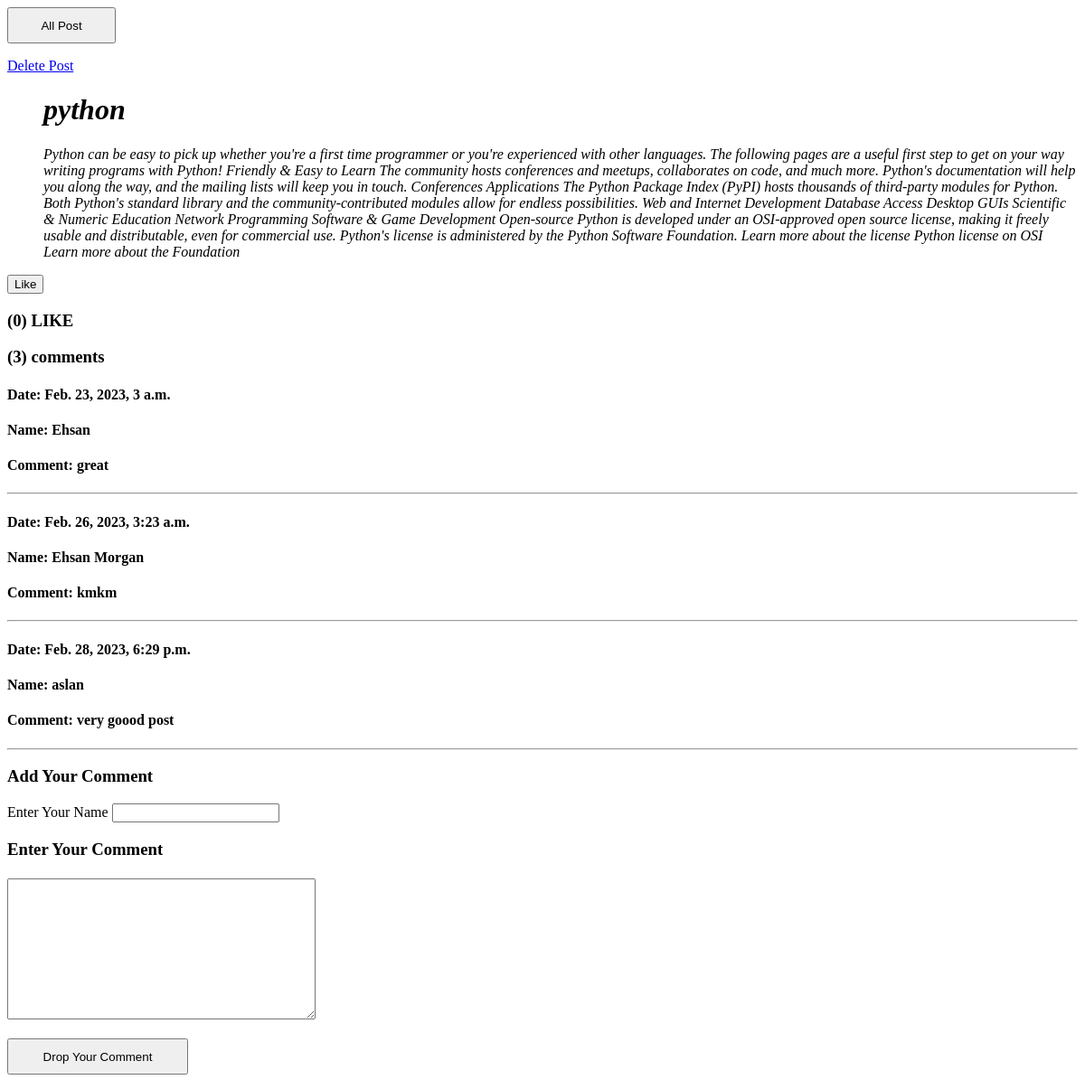
The page /allposts/python/post_detail on the database as committed earlier.
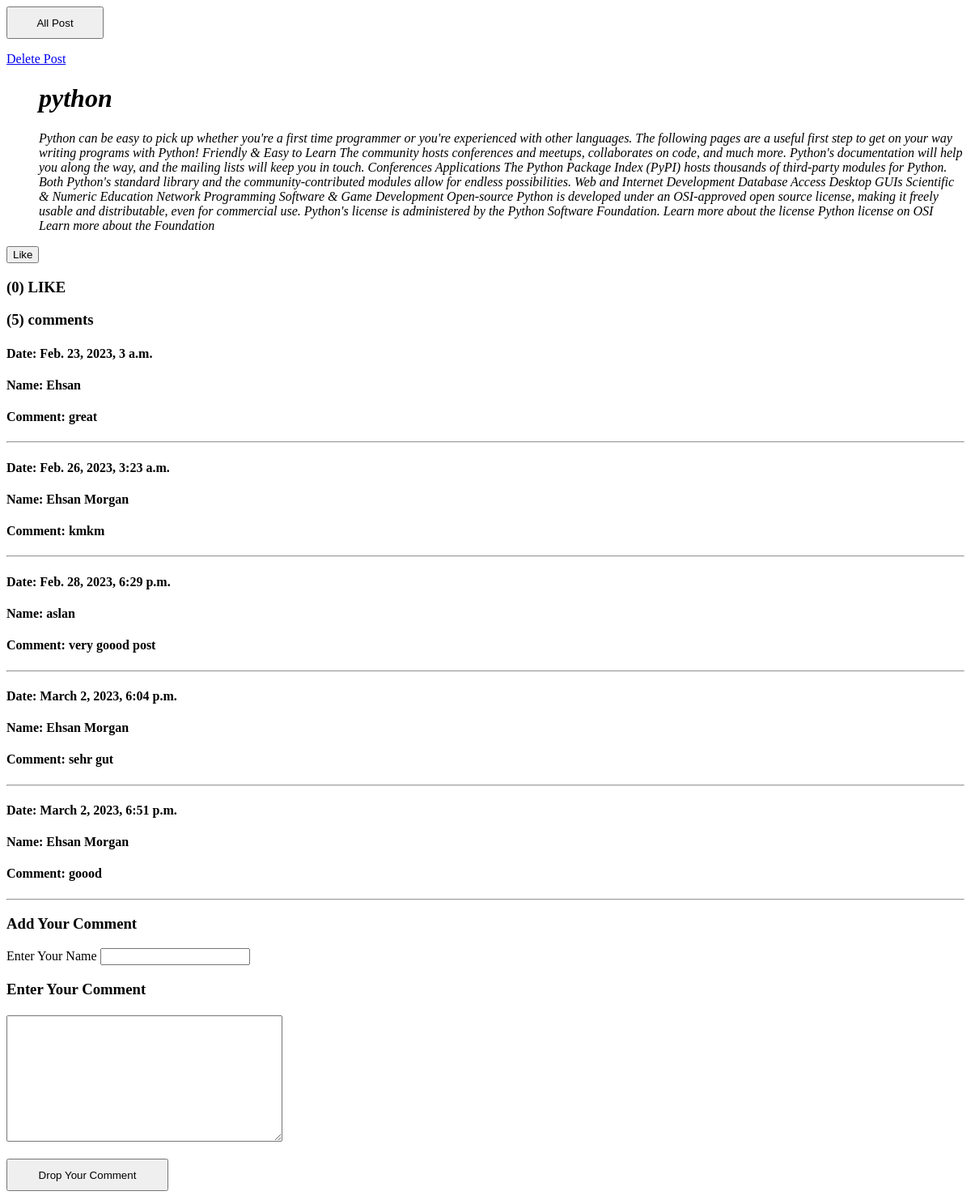
The same page on the database as committed later.
### post/models.py (models this page shows, shortened)
class Post(models.Model):
    title=models.CharField(max_length=20)
    description=models.TextField(max_length=100000)
    slug = models.SlugField(null=True,blank=True)
    like=models.ManyToManyField(User,related_name='post_like',blank=True)

class Comment(models.Model):
    mypost = models.ForeignKey(Post,related_name='comments',on_delete=models.CASCADE)
    name = models.CharField(max_length=80)
    body = models.TextField()
    created_on = models.DateTimeField(auto_now_add=True)
    class Meta:
        ordering = ['created_on']

### post/views.py (the view, shortened to what this page needs)
# urls.py: path('<slug:slug>/post_detail',post_detail, name='post_detail'),
def post_detail(request, slug):
    post=Post.objects.get(slug = slug)
    comment_1 = Comment.objects.all().filter(mypost = post)
    if request.method == 'POST':
        form = CommentForm(request.POST)
        if form.is_valid():
            myform=form.save(commit=False)
            myform.user=request.user
            myform.mypost = post
            myform.save()
            comment_1 = Comment.objects.all().filter(mypost = post)
            html=render_to_string('include/comment.html',{'comment_1':comment_1})
            return JsonResponse({'result':html})
    else:
        form=CommentForm()
    return render(request , 'post_detail.html' , {'post':post , 'form':form ,'comment_1':comment_1  })

### post/forms.py
class CommentForm(forms.ModelForm):
    class Meta:
        model = Comment
        fields = ('name',  'body')

### post/templates/post_detail.html (shortened to what this page needs)
<div class="row">
	<form   action="{% url 'all_posts:home'%}"> <input style="height:40px ; width: 120px;" type="submit" value="All Post">  </form>
		<a href="{% url 'all_posts:delete' post.slug %}" >Delete Post
		</a>
				<ul>
					<i> <h1>
							{{post.title}}
						</h1>
					</i>
					<i> <p> {{post.description}}</p> </i>
				</ul>
</div>
<div class="row">
			<div  class="product-details-frame">
				<div id="likeform1">
					{% include 'include/likeform.html' %}
				</div>
				<h3> ({{post.comments.all|length}}) comments </h3>
				<div class="card"  id = "add-all">
					{% include 'include/comment.html' %}
				</div>
					       <h3 class="frame-title">Add Your Comment</h3>
					       <form  method = "POST"  action= " {% url 'all_posts:post_detail' post.slug %} " id = "commentForm"  enctype="multipart/form-data" >
									<p> Enter Your Name	{{form.name}} </p>
									<h3>Enter Your Comment</h3>
									<h4 name="body">	{{form.body}} </h4>
     								<button style="height:40px ; width: 200px;" type="submit" class="btn btn-primary  m-3 " > Drop Your Comment </button>
			</div>
		</div>

### post/templates/include/likeform.html (shortened to what this page needs)
<form id="likepost" action=" {% url 'all_posts:Post_Like' post.slug %} "  method="POST">
        <button type="submit"  > {%  if request.user in post.like.all %}DisLike{%else%}Like{%endif%} </button>
        <h3> ({{post.like.all|length}}) LIKE </h3>
</form>

### post/templates/include/comment.html
{% for comment in comment_1 %}
							<div class="card-body">
								<div>
									<h4 class=""> Date: {{comment.created_on}}</h4>
									<h4> Name: {{comment.name}} </h4>
									<h4 class=""> Comment: {{comment.body}}</h4>
									<hr>
								</div>
							</div>
{% endfor %}

Rows that differ between the two databases and show on the page:
computed for Post "python": comments.all|length "3" → "5"
added Comment: created_on "March 2, 2023, 6:04 p.m.", name "Ehsan Morgan", body "sehr gut"
added Comment: created_on "March 2, 2023, 6:51 p.m.", name "Ehsan Morgan", body "goood"
